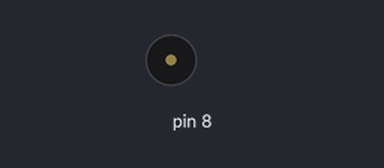
The sketch below on a simulated Arduino Uno, built with avr-gcc and run on an emulated ATmega328P. On the bench: buzzer (waves = sounding).

Above: at 0.1 s.
Timing chart, 0 to 2.0 s (numbered marks = the images above):
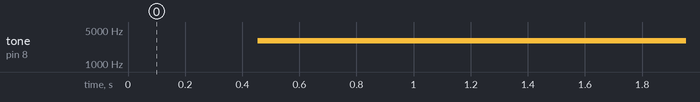

Measured:
- by itself, tone on pin 8: silent → 2999 Hz at 0.45 s

The sketch:

B4P11_-_Sound_alarm.ino
```cpp
/*
 * BOOK 4 Project 8 Ex: Rainbow lamp
 *
 *
  */

float sinVal;
int toneVal;

void setup() {
  pinMode(8, OUTPUT);
}

void loop() {
  for (int x=0; x<180; x++) {

    // convert degrees to radians then obtain sin value
    sinVal = (sin(x*(3.1412/180)));

    // generate a frequency from the sin value
    toneVal = 2000+(int(sinVal*1000));

    tone(8, toneVal);

    delay(5);
  }
}
```
